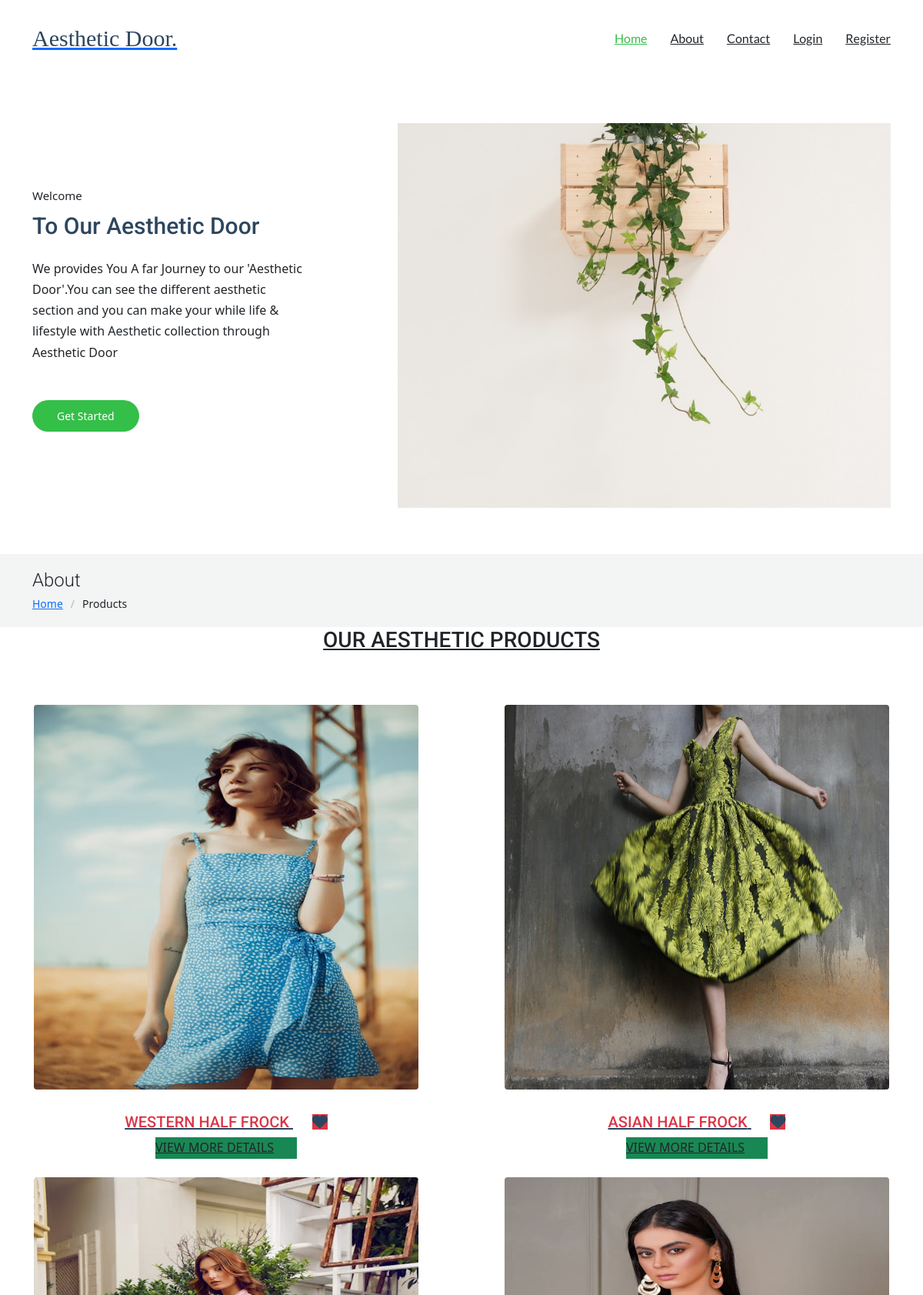
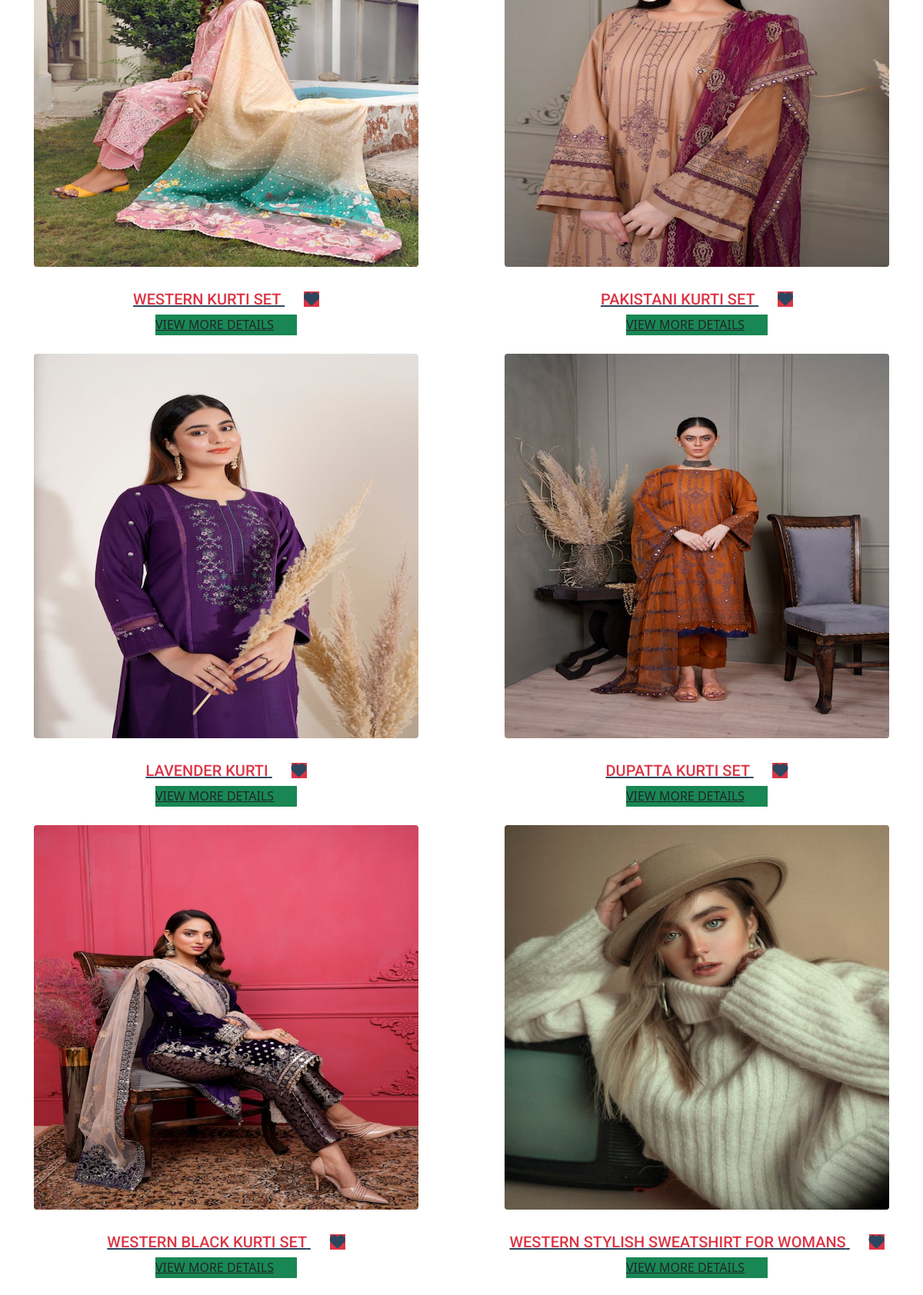
/viewproducts/all (upper part), run on the app's committed database (2 pictures, top to bottom).
### Adminapp/models.py (models this page shows)
class Product(models.Model):
    pname=models.CharField(max_length=20)
    pcat=models.CharField(max_length=100)
    pprice=models.IntegerField()
    pstock=models.IntegerField()
    pimage=models.ImageField(upload_to='pimages')
    status=models.IntegerField(default=0)

### Userapp/views.py (the view)
# urls.py: path('viewproducts/<str:cat>',views.viewproducts,name='viewproducts'),
def viewproducts(request,cat):
    if cat=='all':
        pro=Product.objects.all()
    else:
        pro=Product.objects.filter(pcat=cat)
    return render(request,'viewproducts.html',{'pro':pro})

### Userapp/templates/viewproducts.html (shortened to what this page needs)
<!DOCTYPE html>
<html lang="en">
<head>
  <link rel="stylesheet" href="https://cdnjs.cloudflare.com/ajax/libs/font-awesome/6.0.0-beta3/css/all.min.css">
</head>
<body>
</body>
</html>
{% extends 'userindex.html' %}
{% block body %}
<div class="page-title light-background">
  <div class="container">
    <h1>About</h1>
    <nav class="breadcrumbs">
      <ol>
        <li><a href="{% url 'userindex' %}">Home</a></li>
        <li class="current">Products</li>
      </ol>
    </nav>
  </div>
</div>
<center>
  <center><h3><u>OUR AESTHETIC PRODUCTS</u></h3></center>
  <section id="team" class="team section">
    <div class="row">
      {% for i in pro %}
      <div class="col-6">
      <div class="team container">
        <div class="pic">
          <img src="{{i.pimage.url}}" style="height: 500px;width: 500px;" alt="Image" class="img-fluid">
        </div>
        <h3 clas="">
          <a href="#"><span class="text-danger">{{i.pname}}</span> </a>&nbsp;&nbsp;&nbsp;&nbsp;
          <a href="{% url 'addtowish' id=i.id %}">
            <i class="fa fa-heart bg-danger"></i>
          </a>
        </h3>
        <p class="mb-0">
          <a href="{% url 'viewmoreproducts' id=i.id %}" class="more dark bg-success">VIEW MORE DETAILS <span class="bi bi-arrow-right-short"></span></a>
        </p><br>
      </div>
      </div>
      {% endfor %}
    </div>
</section>
</center>
{% endblock %}

### Userapp/static/assets/css/main.css (style rules this page uses)
:root { --default-font: "Roboto", system-ui, -apple-system, "Segoe UI", Roboto, "Helvetica Neue", Arial, "Noto Sans", "Liberation Sans", sans-serif, "Apple Color Emoji", "Segoe UI Emoji", "Segoe UI Symbol", "Noto Color Emoji"; --heading-font: "Roboto", sans-serif; --nav-font: "Lato", sans-serif; }
:root { --background-color: #ffffff; --default-color: #212529; --heading-color: #2d465e; --accent-color: #34bf49; --surface-color: #ffffff; --contrast-color: #ffffff; }
:root { --nav-color: #212529; --nav-hover-color: #34bf49; --nav-mobile-background-color: #ffffff; --nav-dropdown-background-color: #ffffff; --nav-dropdown-color: #212529; --nav-dropdown-hover-color: #34bf49; }
.light-background { --background-color: #f3f4f4; --surface-color: #ffffff; }
:root { scroll-behavior: smooth; }
body { color: var(--default-color); background-color: var(--background-color); font-family: var(--default-font); }
a { color: var(--accent-color); text-decoration: none; transition: 0.3s; }
h1, h2, h3, h4, h5, h6 { color: var(--heading-color); font-family: var(--heading-font); }
.page-title { color: var(--default-color); background-color: var(--background-color); padding: 20px 0; position: relative; }
.page-title h1 { font-size: 24px; font-weight: 300; margin: 0 0 5px 0; }
.page-title .breadcrumbs ol { display: flex; flex-wrap: wrap; list-style: none; padding: 0; margin: 0; font-size: 14px; font-weight: 400; }
.page-title .breadcrumbs ol li+li { padding-left: 10px; }
.page-title .breadcrumbs ol li+li::before { content: "/"; display: inline-block; padding-right: 10px; color: color-mix(in srgb, var(--default-color), transparent 70%); }
section, .section { color: var(--default-color); background-color: var(--background-color); padding: 60px 0; scroll-margin-top: 100px; overflow: clip; }
.team .team h3 { font-size: 20px; }
.team .team h3 a { color: var(--heading-color); }
.team .team .pic { margin-bottom: 30px; }
.team .team .pic img { border-radius: 4px; }
.team p { line-height: 1.7; color: var(--default-color); }
.team .more { position: relative; padding-right: 30px; display: inline-block; }
.team .more span { position: absolute; top: 50%; right: 0; font-size: 16px; transform: translateY(-50%); width: 20px; height: 20px; background: transparent; color: var(--contrast-color); line-height: 1.6; text-align: center; transition: 0.3s all ease; }
.team .more span:before { position: absolute; top: 50%; left: 50%; transform: translate(-50%, -50%); }
.team .more.dark { color: var(--default-color); }
.team .more.dark>span { color: var(--default-color); }

### data on the page
Product: pimage (picture), pname "WESTERN HALF FROCK"
Product: pimage (picture), pname "ASIAN HALF FROCK"
Product: pimage (picture), pname "WESTERN KURTI SET"
Product: pimage (picture), pname "PAKISTANI KURTI SET"
Product: pimage (picture), pname "LAVENDER KURTI"
Product: pimage (picture), pname "DUPATTA KURTI SET"
Product: pimage (picture), pname "WESTERN BLACK KURTI SET"
Product: pimage (picture), pname "WESTERN STYLISH SWEATSHIRT FOR WOMANS"
